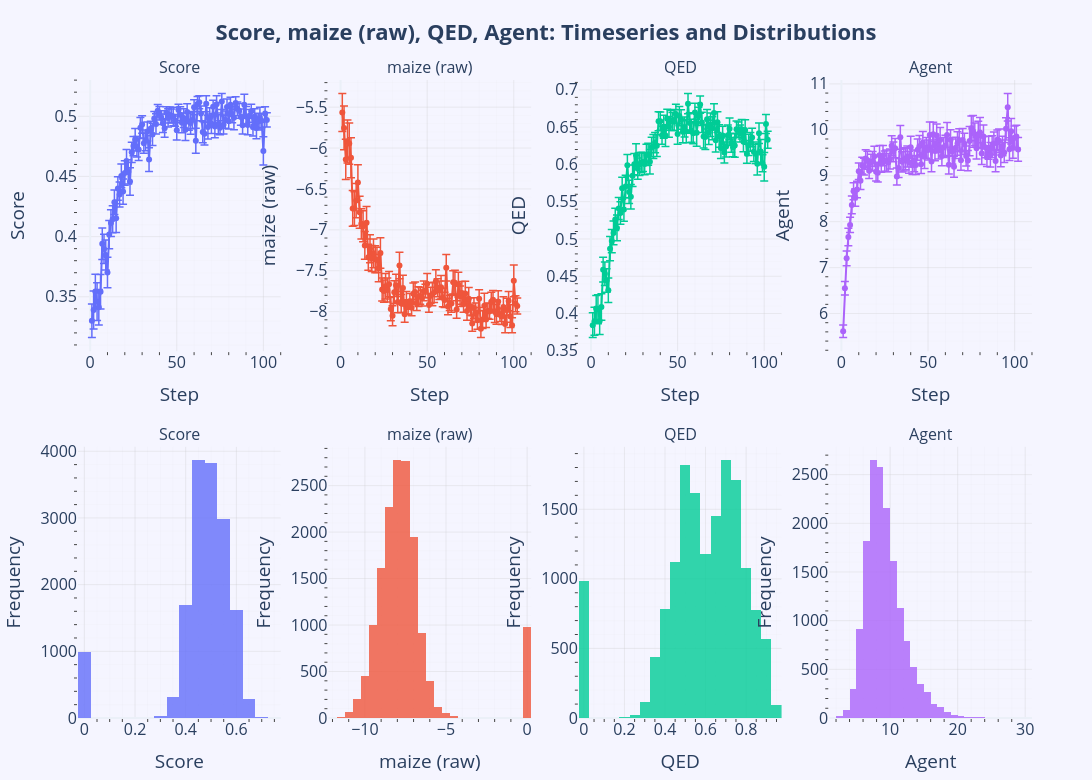

The notebook cell this image was saved under:
### Code cell
# Plotly combined timeseries (mean ± SE) and histogram plots for Score, maize (raw), QED, Agent with axis labels
import plotly.graph_objs as go
from plotly.subplots import make_subplots
import numpy as np

ordered_vars = ['Score', 'maize (raw)', 'QED', 'Agent']
n_total = len(outputResults)
colors = ['#636EFA', '#EF553B', '#00CC96', '#AB63FA']

fig = make_subplots(
    rows=2, cols=4,
    subplot_titles=[f"{v}" for v in ordered_vars] + [f"{v}" for v in ordered_vars],
    vertical_spacing=0.15
)

if 'step' in outputResults.columns:
    for i, var in enumerate(ordered_vars):
        if var in outputResults.columns:
            # Timeseries (mean ± SE)
            grouped = outputResults.groupby('step')[var]
            mean = grouped.mean()
            stderr = grouped.sem()
            fig.add_trace(
                go.Scatter(
                    x=mean.index,
                    y=mean.values,
                    mode='lines+markers',
                    name=f'{var} (mean)',
                    marker_color=colors[i],
                    error_y=dict(
                        type='data',
                        array=stderr.values,
                        visible=True,
                        color=colors[i],
                        thickness=1.5
                    ),
                    showlegend=False
                ),
                row=1, col=i+1
            )
            # Histogram
            fig.add_trace(
                go.Histogram(
                    x=outputResults[var],
                    nbinsx=30,
                    marker_color=colors[i],
                    opacity=0.8,
                    name=var,
                    showlegend=False
                ),
                row=2, col=i+1
            )
            # Add axis labels
            fig.update_xaxes(title_text='Step', row=1, col=i+1)
            fig.update_yaxes(title_text=var, row=1, col=i+1)
            fig.update_xaxes(title_text=var, row=2, col=i+1)
            fig.update_yaxes(title_text='Frequency', row=2, col=i+1)
    # Add minor ticks and grids
    for row in [1, 2]:
        for col in range(1, 5):
            fig.update_xaxes(
                row=row, col=col,
                showgrid=True, gridwidth=1, gridcolor='rgba(200,200,200,0.3)',
                minor=dict(ticks='outside', showgrid=True, gridwidth=0.5, gridcolor='rgba(220,220,220,0.2)')
            )
            fig.update_yaxes(
                row=row, col=col,
                showgrid=True, gridwidth=1, gridcolor='rgba(200,200,200,0.3)',
                minor=dict(ticks='outside', showgrid=True, gridwidth=0.5, gridcolor='rgba(220,220,220,0.2)')
            )
    fig.update_layout(
        title={
            'text': '<b>Score, maize (raw), QED, Agent: Timeseries and Distributions</b>',
            'x':0.5,
            'xanchor': 'center',
            'font': {'size': 22}
        },
        template='plotly_white',
        font=dict(size=16),
        height=780,
        width=1200,
        margin=dict(t=80, b=60, l=60, r=60),
        plot_bgcolor='rgba(245,245,255,1)',
        paper_bgcolor='rgba(245,245,255,1)'
    )
    fig.show()
else:
    print("The column 'step' is not present in outputResults.")

### Figure 1 — Plotly figure (JSON) as saved in the notebook; plotly's stock layout.template omitted (floating-point values rounded to 4 significant figures; data arrays with more than 128 entries replaced by an {"elided": "..."} marker saying what was removed)
{"data": [{"error_y": {"array": [0.01392, 0.0158, 0.01438, 0.0156, 0.01468, 0.01433, 0.0131, 0.01218, 0.01246, 0.01271, 0.01172, 0.01114, 0.01127, 0.01017, 0.01196, 0.009763, 0.0104, 0.009781, 0.01054, 0.01016, 0.009545, 0.01006, 0.01141, 0.008498, 0.008008, 0.009418, 0.008546, 0.009149, 0.008522, 0.007269, 0.008211, 0.008563, 0.007803, 0.009881, 0.006035, 0.009293, 0.005866, 0.008387, 0.005173, 0.005512, 0.005676, 0.007609, 0.007465, 0.004986, 0.007587, 0.006651, 0.005702, 0.007716, 0.004852, 0.007896, 0.004886, 0.006695, 0.008266, 0.007831, 0.00891, 0.00689, 0.007101, 0.009374, 0.007184, 0.006195, 0.01035, 0.006244, 0.005328, 0.006199, 0.008839, 0.009334, 0.006637, 0.009817, 0.008143, 0.008052, 0.005538, 0.009362, 0.007235, 0.007882, 0.005859, 0.006583, 0.007634, 0.007123, 0.006622, 0.006494, 0.006258, 0.006721, 0.009787, 0.005179, 0.005653, 0.006135, 0.006779, 0.007313, 0.008551, 0.008143, 0.007995, 0.005348, 0.00571, 0.007393, 0.006602, 0.008789, 0.006912, 0.009004, 0.005613, 0.0118, 0.005453, 0.005888], "color": "#636EFA", "thickness": 1.5, "type": "data", "visible": true}, "marker": {"color": "#636EFA"}, "mode": "lines+markers", "name": "Score (mean)", "showlegend": false, "x": [1, 2, 3, 4, 5, 6, 7, 8, 9, 10, 11, 12, 13, 14, 15, 16, 17, 18, 19, 20, 21, 22, 23, 24, 25, 26, 27, 28, 29, 30, 31, 32, 33, 34, 35, 36, 37, 38, 39, 40, 41, 42, 43, 44, 45, 46, 47, 48, 49, 50, 51, 52, 53, 54, 55, 56, 57, 58, 59, 60, 61, 62, 63, 64, 65, 66, 67, 68, 69, 70, 71, 72, 73, 74, 75, 76, 77, 78, 79, 80, 81, 82, 83, 84, 85, 86, 87, 88, 89, 90, 91, 92, 93, 94, 95, 96, 97, 98, 99, 100, 101, 102], "y": [0.33, 0.339, 0.3544, 0.346, 0.3414, 0.3542, 0.3941, 0.3898, 0.3848, 0.3702, 0.4017, 0.4112, 0.4145, 0.4286, 0.4153, 0.4399, 0.435, 0.4504, 0.4374, 0.4528, 0.4629, 0.4537, 0.4458, 0.47, 0.4752, 0.4805, 0.4747, 0.4724, 0.4905, 0.4931, 0.4776, 0.48, 0.4873, 0.464, 0.4898, 0.4849, 0.4981, 0.4936, 0.5045, 0.5025, 0.4988, 0.4942, 0.49, 0.5029, 0.4986, 0.501, 0.5003, 0.4998, 0.4966, 0.4883, 0.5051, 0.5012, 0.4945, 0.4984, 0.4887, 0.5035, 0.4955, 0.4944, 0.4968, 0.5074, 0.4797, 0.5101, 0.5116, 0.5024, 0.4869, 0.4854, 0.5104, 0.491, 0.4989, 0.4938, 0.5078, 0.4916, 0.5099, 0.4934, 0.4904, 0.5123, 0.4929, 0.4971, 0.5077, 0.4958, 0.5096, 0.5012, 0.4987, 0.511, 0.5062, 0.5046, 0.4993, 0.4925, 0.5097, 0.4999, 0.4926, 0.5003, 0.5042, 0.4909, 0.4997, 0.4902, 0.4956, 0.4985, 0.4963, 0.4712, 0.5023, 0.497], "type": "scatter", "xaxis": "x", "yaxis": "y"}, {"marker": {"color": "#636EFA"}, "name": "Score", "nbinsx": 30, "opacity": 0.8, "showlegend": false, "x": {"elided": "15612 float values"}, "type": "histogram", "xaxis": "x5", "yaxis": "y5"}, {"error_y": {"array": [0.2319, 0.2668, 0.2466, 0.2622, 0.2514, 0.2442, 0.2183, 0.2063, 0.2089, 0.2172, 0.1952, 0.1855, 0.1885, 0.17, 0.198, 0.1594, 0.1711, 0.159, 0.1754, 0.1647, 0.1532, 0.166, 0.1867, 0.1408, 0.1368, 0.156, 0.1465, 0.1543, 0.1419, 0.1222, 0.1379, 0.1359, 0.1306, 0.1615, 0.109, 0.154, 0.09947, 0.1383, 0.08669, 0.09554, 0.09938, 0.1314, 0.1212, 0.08572, 0.1207, 0.1023, 0.0965, 0.1212, 0.08133, 0.1254, 0.08826, 0.09965, 0.141, 0.1239, 0.1386, 0.1107, 0.1134, 0.1441, 0.1128, 0.09388, 0.1628, 0.1012, 0.09197, 0.1089, 0.1431, 0.1529, 0.1068, 0.1525, 0.1266, 0.1386, 0.1003, 0.1499, 0.1133, 0.1371, 0.1056, 0.0947, 0.1268, 0.1167, 0.1103, 0.108, 0.1093, 0.1098, 0.1551, 0.09675, 0.09439, 0.09676, 0.1155, 0.1148, 0.1287, 0.1215, 0.1301, 0.08164, 0.09544, 0.1268, 0.1066, 0.1472, 0.1191, 0.1393, 0.09139, 0.1947, 0.09786, 0.09817], "color": "#EF553B", "thickness": 1.5, "type": "data", "visible": true}, "marker": {"color": "#EF553B"}, "mode": "lines+markers", "name": "maize (raw) (mean)", "showlegend": false, "x": [1, 2, 3, 4, 5, 6, 7, 8, 9, 10, 11, 12, 13, 14, 15, 16, 17, 18, 19, 20, 21, 22, 23, 24, 25, 26, 27, 28, 29, 30, 31, 32, 33, 34, 35, 36, 37, 38, 39, 40, 41, 42, 43, 44, 45, 46, 47, 48, 49, 50, 51, 52, 53, 54, 55, 56, 57, 58, 59, 60, 61, 62, 63, 64, 65, 66, 67, 68, 69, 70, 71, 72, 73, 74, 75, 76, 77, 78, 79, 80, 81, 82, 83, 84, 85, 86, 87, 88, 89, 90, 91, 92, 93, 94, 95, 96, 97, 98, 99, 100, 101, 102], "y": [-5.566, -5.754, -6.139, -5.92, -5.946, -6.118, -6.738, -6.74, -6.642, -6.42, -6.785, -6.926, -6.956, -7.19, -6.913, -7.335, -7.232, -7.35, -7.287, -7.36, -7.367, -7.469, -7.283, -7.728, -7.749, -7.689, -7.734, -7.665, -7.969, -8.05, -7.761, -7.679, -7.884, -7.436, -7.901, -7.71, -8.031, -7.892, -7.942, -7.873, -7.951, -7.781, -7.76, -7.9, -7.816, -7.808, -7.834, -7.747, -7.746, -7.659, -7.918, -7.801, -7.788, -7.766, -7.628, -7.708, -7.739, -7.701, -7.827, -7.857, -7.463, -7.938, -7.894, -7.899, -7.642, -7.647, -7.974, -7.67, -7.812, -7.772, -7.906, -7.777, -7.991, -7.843, -7.935, -8.146, -7.956, -8.011, -8.104, -7.841, -8.208, -8.097, -7.929, -8.096, -7.989, -7.997, -7.879, -7.856, -8.003, -8.033, -7.876, -8.038, -8.061, -7.945, -8.15, -7.984, -7.871, -8.056, -8.166, -7.623, -7.904, -7.93], "type": "scatter", "xaxis": "x2", "yaxis": "y2"}, {"marker": {"color": "#EF553B"}, "name": "maize (raw)", "nbinsx": 30, "opacity": 0.8, "showlegend": false, "x": {"elided": "15612 float values"}, "type": "histogram", "xaxis": "x6", "yaxis": "y6"}, {"error_y": {"array": [0.01672, 0.01885, 0.01756, 0.01941, 0.01795, 0.01776, 0.01663, 0.01566, 0.01584, 0.01636, 0.01618, 0.01544, 0.01592, 0.01503, 0.01731, 0.01466, 0.01509, 0.01474, 0.01584, 0.01509, 0.01453, 0.01551, 0.01647, 0.01431, 0.01425, 0.01542, 0.01431, 0.01528, 0.01366, 0.01282, 0.01439, 0.01413, 0.01469, 0.01647, 0.01318, 0.01606, 0.01348, 0.01464, 0.01272, 0.01226, 0.01206, 0.01537, 0.01452, 0.01273, 0.01388, 0.01323, 0.01205, 0.0141, 0.01284, 0.01383, 0.013, 0.01314, 0.01477, 0.01346, 0.01562, 0.01357, 0.01379, 0.01541, 0.01397, 0.01237, 0.01797, 0.01225, 0.01149, 0.0135, 0.01537, 0.01661, 0.013, 0.01629, 0.01572, 0.01541, 0.01263, 0.01573, 0.01403, 0.01507, 0.01368, 0.01266, 0.01392, 0.01391, 0.01374, 0.01428, 0.01261, 0.01279, 0.01574, 0.01102, 0.0105, 0.01149, 0.01296, 0.01322, 0.01395, 0.01279, 0.01433, 0.01256, 0.01242, 0.01306, 0.01296, 0.01514, 0.01377, 0.01603, 0.01143, 0.01907, 0.01273, 0.01153], "color": "#00CC96", "thickness": 1.5, "type": "data", "visible": true}, "marker": {"color": "#00CC96"}, "mode": "lines+markers", "name": "QED (mean)", "showlegend": false, "x": [1, 2, 3, 4, 5, 6, 7, 8, 9, 10, 11, 12, 13, 14, 15, 16, 17, 18, 19, 20, 21, 22, 23, 24, 25, 26, 27, 28, 29, 30, 31, 32, 33, 34, 35, 36, 37, 38, 39, 40, 41, 42, 43, 44, 45, 46, 47, 48, 49, 50, 51, 52, 53, 54, 55, 56, 57, 58, 59, 60, 61, 62, 63, 64, 65, 66, 67, 68, 69, 70, 71, 72, 73, 74, 75, 76, 77, 78, 79, 80, 81, 82, 83, 84, 85, 86, 87, 88, 89, 90, 91, 92, 93, 94, 95, 96, 97, 98, 99, 100, 101, 102], "y": [0.3845, 0.3896, 0.4068, 0.4059, 0.3899, 0.4088, 0.4589, 0.4534, 0.4444, 0.4312, 0.4871, 0.4971, 0.5082, 0.5263, 0.5148, 0.5409, 0.535, 0.568, 0.5395, 0.5705, 0.5989, 0.5631, 0.5566, 0.5848, 0.6003, 0.6125, 0.5943, 0.6004, 0.6025, 0.6032, 0.6006, 0.6128, 0.6137, 0.6037, 0.6234, 0.6241, 0.6293, 0.6252, 0.658, 0.6581, 0.6391, 0.6506, 0.6387, 0.6612, 0.6504, 0.6592, 0.6577, 0.6597, 0.6677, 0.6407, 0.6648, 0.6603, 0.6438, 0.6502, 0.6446, 0.6815, 0.6555, 0.6452, 0.6419, 0.6696, 0.6425, 0.6645, 0.6802, 0.6563, 0.6374, 0.6368, 0.6606, 0.6429, 0.6531, 0.6484, 0.6688, 0.6324, 0.6567, 0.638, 0.6217, 0.6387, 0.616, 0.624, 0.6392, 0.6479, 0.6291, 0.623, 0.6253, 0.6474, 0.6465, 0.6416, 0.6472, 0.6304, 0.646, 0.6144, 0.6262, 0.6302, 0.636, 0.6169, 0.6142, 0.601, 0.6417, 0.6174, 0.6015, 0.5968, 0.6542, 0.6331], "type": "scatter", "xaxis": "x3", "yaxis": "y3"}, {"marker": {"color": "#00CC96"}, "name": "QED", "nbinsx": 30, "opacity": 0.8, "showlegend": false, "x": {"elided": "15612 float values"}, "type": "histogram", "xaxis": "x7", "yaxis": "y7"}, {"error_y": {"array": [0.1358, 0.1462, 0.1585, 0.1901, 0.1668, 0.1935, 0.1841, 0.1908, 0.1812, 0.1805, 0.1876, 0.1816, 0.1822, 0.1923, 0.1963, 0.1683, 0.1759, 0.211, 0.2159, 0.2042, 0.2019, 0.2102, 0.1867, 0.2204, 0.2209, 0.2347, 0.1985, 0.2186, 0.216, 0.2151, 0.2094, 0.1861, 0.2062, 0.2602, 0.219, 0.2428, 0.2397, 0.2293, 0.2405, 0.2396, 0.2025, 0.2382, 0.2062, 0.2319, 0.2336, 0.2045, 0.237, 0.2534, 0.2271, 0.218, 0.2814, 0.2249, 0.2582, 0.2101, 0.251, 0.2128, 0.2755, 0.2168, 0.2182, 0.229, 0.2695, 0.2011, 0.2189, 0.2728, 0.2302, 0.2318, 0.2549, 0.2477, 0.2171, 0.2535, 0.2303, 0.2185, 0.2208, 0.318, 0.2686, 0.3476, 0.2458, 0.2364, 0.2923, 0.3249, 0.2362, 0.2502, 0.2315, 0.2048, 0.2509, 0.266, 0.2358, 0.249, 0.2304, 0.2147, 0.2564, 0.2463, 0.2122, 0.2178, 0.2412, 0.2974, 0.2458, 0.2776, 0.235, 0.2606, 0.244, 0.2579], "color": "#AB63FA", "thickness": 1.5, "type": "data", "visible": true}, "marker": {"color": "#AB63FA"}, "mode": "lines+markers", "name": "Agent (mean)", "showlegend": false, "x": [1, 2, 3, 4, 5, 6, 7, 8, 9, 10, 11, 12, 13, 14, 15, 16, 17, 18, 19, 20, 21, 22, 23, 24, 25, 26, 27, 28, 29, 30, 31, 32, 33, 34, 35, 36, 37, 38, 39, 40, 41, 42, 43, 44, 45, 46, 47, 48, 49, 50, 51, 52, 53, 54, 55, 56, 57, 58, 59, 60, 61, 62, 63, 64, 65, 66, 67, 68, 69, 70, 71, 72, 73, 74, 75, 76, 77, 78, 79, 80, 81, 82, 83, 84, 85, 86, 87, 88, 89, 90, 91, 92, 93, 94, 95, 96, 97, 98, 99, 100, 101, 102], "y": [5.612, 6.552, 7.201, 7.665, 7.93, 8.365, 8.662, 8.525, 8.7, 9.097, 8.89, 9.222, 9.201, 9.374, 9.337, 9.108, 9.291, 9.315, 9.424, 9.089, 9.066, 9.447, 9.265, 9.439, 9.319, 9.328, 9.286, 9.363, 9.653, 9.521, 9.599, 8.984, 9.168, 9.836, 9.302, 9.345, 9.37, 9.418, 9.293, 9.62, 9.229, 9.323, 9.235, 9.568, 9.642, 9.252, 9.725, 9.412, 9.608, 9.561, 9.889, 9.309, 9.905, 9.536, 9.877, 9.576, 9.776, 9.432, 9.614, 9.65, 9.888, 9.24, 9.782, 9.528, 9.195, 9.607, 9.703, 9.775, 9.338, 9.776, 9.697, 9.431, 9.33, 9.754, 10.03, 9.966, 9.905, 9.601, 9.896, 9.942, 9.482, 9.855, 9.622, 9.409, 9.608, 9.456, 9.634, 9.702, 9.32, 9.783, 9.764, 9.442, 9.648, 9.508, 10.02, 10.49, 9.579, 9.969, 9.616, 9.825, 9.855, 9.573], "type": "scatter", "xaxis": "x4", "yaxis": "y4"}, {"marker": {"color": "#AB63FA"}, "name": "Agent", "nbinsx": 30, "opacity": 0.8, "showlegend": false, "x": {"elided": "15612 float values"}, "type": "histogram", "xaxis": "x8", "yaxis": "y8"}], "layout": {"xaxis": {"anchor": "y", "domain": [0.0, 0.2125], "title": {"text": "Step"}, "minor": {"ticks": "outside", "showgrid": true, "gridwidth": 0.5, "gridcolor": "rgba(220,220,220,0.2)"}, "showgrid": true, "gridwidth": 1, "gridcolor": "rgba(200,200,200,0.3)"}, "yaxis": {"anchor": "x", "domain": [0.575, 1.0], "title": {"text": "Score"}, "minor": {"ticks": "outside", "showgrid": true, "gridwidth": 0.5, "gridcolor": "rgba(220,220,220,0.2)"}, "showgrid": true, "gridwidth": 1, "gridcolor": "rgba(200,200,200,0.3)"}, "xaxis2": {"anchor": "y2", "domain": [0.2625, 0.475], "title": {"text": "Step"}, "minor": {"ticks": "outside", "showgrid": true, "gridwidth": 0.5, "gridcolor": "rgba(220,220,220,0.2)"}, "showgrid": true, "gridwidth": 1, "gridcolor": "rgba(200,200,200,0.3)"}, "yaxis2": {"anchor": "x2", "domain": [0.575, 1.0], "title": {"text": "maize (raw)"}, "minor": {"ticks": "outside", "showgrid": true, "gridwidth": 0.5, "gridcolor": "rgba(220,220,220,0.2)"}, "showgrid": true, "gridwidth": 1, "gridcolor": "rgba(200,200,200,0.3)"}, "xaxis3": {"anchor": "y3", "domain": [0.525, 0.7375], "title": {"text": "Step"}, "minor": {"ticks": "outside", "showgrid": true, "gridwidth": 0.5, "gridcolor": "rgba(220,220,220,0.2)"}, "showgrid": true, "gridwidth": 1, "gridcolor": "rgba(200,200,200,0.3)"}, "yaxis3": {"anchor": "x3", "domain": [0.575, 1.0], "title": {"text": "QED"}, "minor": {"ticks": "outside", "showgrid": true, "gridwidth": 0.5, "gridcolor": "rgba(220,220,220,0.2)"}, "showgrid": true, "gridwidth": 1, "gridcolor": "rgba(200,200,200,0.3)"}, "xaxis4": {"anchor": "y4", "domain": [0.7875, 1.0], "title": {"text": "Step"}, "minor": {"ticks": "outside", "showgrid": true, "gridwidth": 0.5, "gridcolor": "rgba(220,220,220,0.2)"}, "showgrid": true, "gridwidth": 1, "gridcolor": "rgba(200,200,200,0.3)"}, "yaxis4": {"anchor": "x4", "domain": [0.575, 1.0], "title": {"text": "Agent"}, "minor": {"ticks": "outside", "showgrid": true, "gridwidth": 0.5, "gridcolor": "rgba(220,220,220,0.2)"}, "showgrid": true, "gridwidth": 1, "gridcolor": "rgba(200,200,200,0.3)"}, "xaxis5": {"anchor": "y5", "domain": [0.0, 0.2125], "title": {"text": "Score"}, "minor": {"ticks": "outside", "showgrid": true, "gridwidth": 0.5, "gridcolor": "rgba(220,220,220,0.2)"}, "showgrid": true, "gridwidth": 1, "gridcolor": "rgba(200,200,200,0.3)"}, "yaxis5": {"anchor": "x5", "domain": [0.0, 0.425], "title": {"text": "Frequency"}, "minor": {"ticks": "outside", "showgrid": true, "gridwidth": 0.5, "gridcolor": "rgba(220,220,220,0.2)"}, "showgrid": true, "gridwidth": 1, "gridcolor": "rgba(200,200,200,0.3)"}, "xaxis6": {"anchor": "y6", "domain": [0.2625, 0.475], "title": {"text": "maize (raw)"}, "minor": {"ticks": "outside", "showgrid": true, "gridwidth": 0.5, "gridcolor": "rgba(220,220,220,0.2)"}, "showgrid": true, "gridwidth": 1, "gridcolor": "rgba(200,200,200,0.3)"}, "yaxis6": {"anchor": "x6", "domain": [0.0, 0.425], "title": {"text": "Frequency"}, "minor": {"ticks": "outside", "showgrid": true, "gridwidth": 0.5, "gridcolor": "rgba(220,220,220,0.2)"}, "showgrid": true, "gridwidth": 1, "gridcolor": "rgba(200,200,200,0.3)"}, "xaxis7": {"anchor": "y7", "domain": [0.525, 0.7375], "title": {"text": "QED"}, "minor": {"ticks": "outside", "showgrid": true, "gridwidth": 0.5, "gridcolor": "rgba(220,220,220,0.2)"}, "showgrid": true, "gridwidth": 1, "gridcolor": "rgba(200,200,200,0.3)"}, "yaxis7": {"anchor": "x7", "domain": [0.0, 0.425], "title": {"text": "Frequency"}, "minor": {"ticks": "outside", "showgrid": true, "gridwidth": 0.5, "gridcolor": "rgba(220,220,220,0.2)"}, "showgrid": true, "gridwidth": 1, "gridcolor": "rgba(200,200,200,0.3)"}, "xaxis8": {"anchor": "y8", "domain": [0.7875, 1.0], "title": {"text": "Agent"}, "minor": {"ticks": "outside", "showgrid": true, "gridwidth": 0.5, "gridcolor": "rgba(220,220,220,0.2)"}, "showgrid": true, "gridwidth": 1, "gridcolor": "rgba(200,200,200,0.3)"}, "yaxis8": {"anchor": "x8", "domain": [0.0, 0.425], "title": {"text": "Frequency"}, "minor": {"ticks": "outside", "showgrid": true, "gridwidth": 0.5, "gridcolor": "rgba(220,220,220,0.2)"}, "showgrid": true, "gridwidth": 1, "gridcolor": "rgba(200,200,200,0.3)"}, "annotations": [{"font": {"size": 16}, "showarrow": false, "text": "Score", "x": 0.1062, "xanchor": "center", "xref": "paper", "y": 1.0, "yanchor": "bottom", "yref": "paper"}, {"font": {"size": 16}, "showarrow": false, "text": "maize (raw)", "x": 0.3688, "xanchor": "center", "xref": "paper", "y": 1.0, "yanchor": "bottom", "yref": "paper"}, {"font": {"size": 16}, "showarrow": false, "text": "QED", "x": 0.6313, "xanchor": "center", "xref": "paper", "y": 1.0, "yanchor": "bottom", "yref": "paper"}, {"font": {"size": 16}, "showarrow": false, "text": "Agent", "x": 0.8938, "xanchor": "center", "xref": "paper", "y": 1.0, "yanchor": "bottom", "yref": "paper"}, {"font": {"size": 16}, "showarrow": false, "text": "Score", "x": 0.1062, "xanchor": "center", "xref": "paper", "y": 0.425, "yanchor": "bottom", "yref": "paper"}, {"font": {"size": 16}, "showarrow": false, "text": "maize (raw)", "x": 0.3688, "xanchor": "center", "xref": "paper", "y": 0.425, "yanchor": "bottom", "yref": "paper"}, {"font": {"size": 16}, "showarrow": false, "text": "QED", "x": 0.6313, "xanchor": "center", "xref": "paper", "y": 0.425, "yanchor": "bottom", "yref": "paper"}, {"font": {"size": 16}, "showarrow": false, "text": "Agent", "x": 0.8938, "xanchor": "center", "xref": "paper", "y": 0.425, "yanchor": "bottom", "yref": "paper"}], "title": {"font": {"size": 22}, "text": "<b>Score, maize (raw), QED, Agent: Timeseries and Distributions</b>", "x": 0.5, "xanchor": "center"}, "font": {"size": 16}, "margin": {"t": 80, "b": 60, "l": 60, "r": 60}, "height": 780, "width": 1200, "plot_bgcolor": "rgba(245,245,255,1)", "paper_bgcolor": "rgba(245,245,255,1)"}}
